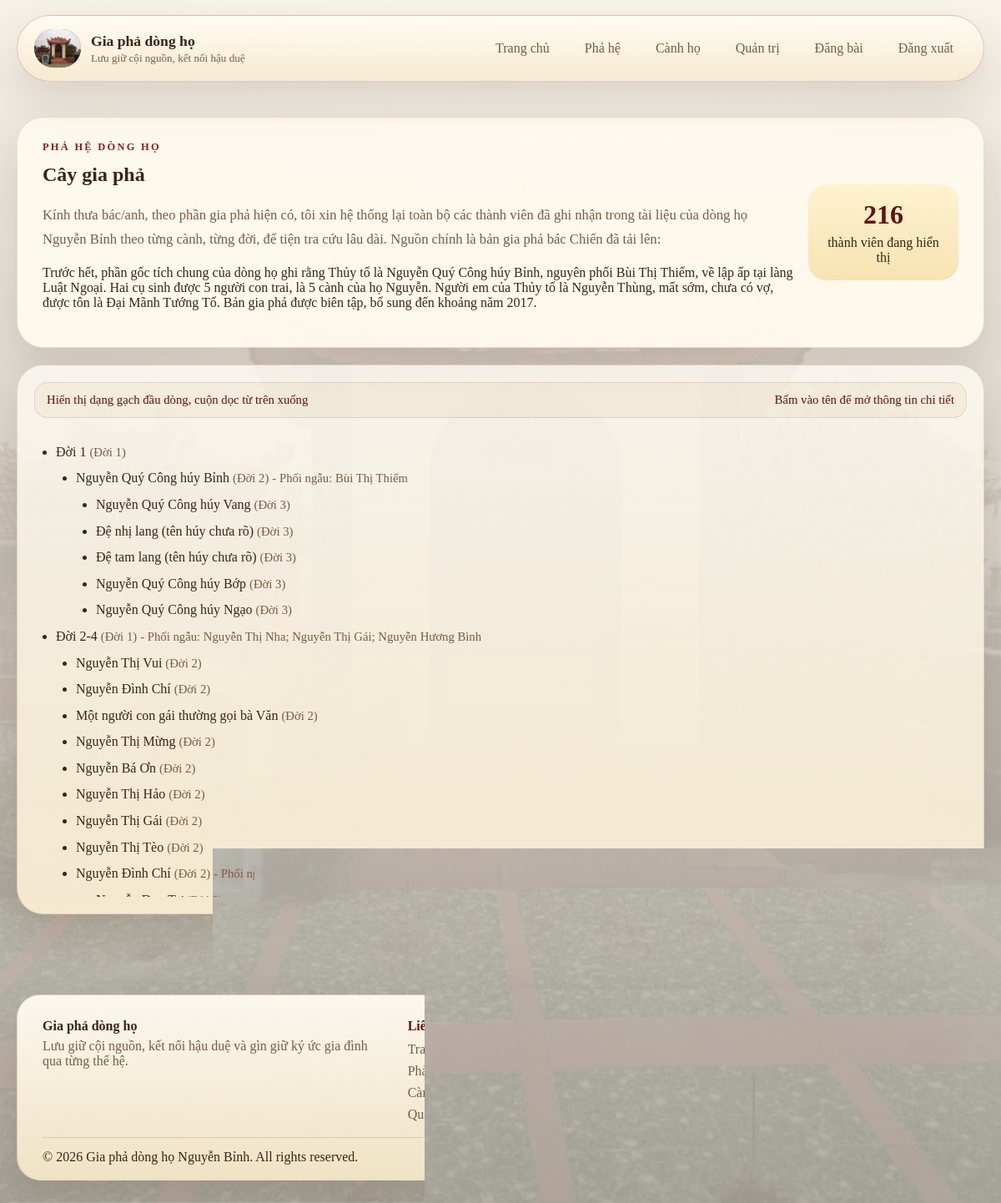
Page /family-tree/ (signed in) on the committed database.
### genealogy/models.py (models this page shows, shortened)
class FamilyMember(models.Model):
    class Gender(models.TextChoices):
        MALE = 'male', 'Nam'
        FEMALE = 'female', 'Nữ'
        OTHER = 'other', 'Khác'
    full_name = models.CharField('Họ và tên', max_length=150)
    parent = models.ForeignKey(
        'self',
        verbose_name='Thành viên đời trước',
        related_name='children',
        on_delete=models.SET_NULL,
        null=True,
        blank=True,
    )
    spouse_name = models.CharField('Tên vợ/chồng', max_length=150, blank=True)
    father_name = models.CharField('Tên cha', max_length=150, blank=True)
    mother_name = models.CharField('Tên mẹ', max_length=150, blank=True)
    gender = models.CharField(
        'Giới tính',
        max_length=10,
        choices=Gender.choices,
        default=Gender.OTHER,
    )
    generation = models.PositiveIntegerField('Đời thứ', default=1)
    birth_year = models.PositiveIntegerField('Năm sinh', null=True, blank=True)
    death_year = models.PositiveIntegerField('Năm mất', null=True, blank=True)
    hometown = models.CharField('Quê quán', max_length=150, blank=True)
    occupation = models.CharField('Nghề nghiệp', max_length=150, blank=True)
    achievements = models.TextField('Công danh', blank=True)
    education = models.CharField('Trình độ', max_length=150, blank=True)
    biography = models.TextField('Tiểu sử ngắn', blank=True)
    notes = models.TextField('Ghi chú', blank=True)
    is_highlighted = models.BooleanField('Nổi bật ở trang giới thiệu', default=False)
    created_at = models.DateTimeField(auto_now_add=True)
    updated_at = models.DateTimeField(auto_now=True)
    class Meta:
        verbose_name = 'Thành viên gia phả'
        verbose_name_plural = 'Thành viên gia phả'
        ordering = ['generation', 'full_name']
    @property
    def lifespan(self):
        if self.birth_year and self.death_year:
            return f'{self.birth_year} - {self.death_year}'
        if self.birth_year:
            return f'Sinh năm {self.birth_year}'
        return 'Chưa cập nhật năm sinh'

### genealogy/views.py (the view)
# urls.py: path('family-tree/', views.family_tree, name='family_tree'),
def family_tree(request):
    members = list(FamilyMember.objects.select_related('parent'))
    nodes_by_parent = {}
    roots = []
    for member in members:
        nodes_by_parent.setdefault(member.parent_id, []).append(member)
    for children in nodes_by_parent.values():
        children.sort(key=lambda m: (m.birth_year or 9999, m.id))
    for member in members:
        if member.parent_id is None:
            roots.append(build_tree(nodes_by_parent, member))
    roots.sort(key=lambda node: (node['member'].birth_year or 9999, node['member'].id))
    context = {
        'tree': roots,
        'member_count': len(members),
    }
    return render(request, 'genealogy/family_tree.html', context)

### genealogy/views.py (called while the page is built)
def build_tree(nodes_by_parent, member):
    return {
        'member': member,
        'children': [build_tree(nodes_by_parent, child) for child in nodes_by_parent.get(member.id, [])],
    }

### templates/genealogy/family_tree.html (shortened to what this page needs)
{% extends 'base.html' %}
{% block content %}
<section class="section">
    <div class="container">
        <div class="tree-header-card">
            <div>
                <p class="eyebrow">Phả hệ dòng họ</p>
                <h1>Cây gia phả</h1>
                <p class="lead">Kính thưa bác/anh, theo phần gia phả hiện có, tôi xin hệ thống lại toàn bộ các thành viên đã ghi nhận trong tài liệu của dòng họ Nguyễn Bỉnh
                     theo từng cành, từng đời, để tiện tra cứu lâu dài. Nguồn chính là bản gia phả bác Chiến đã tải lên:</p>
                <p>
                Trước hết, phần gốc tích chung của dòng họ ghi rằng Thủy tổ là Nguyễn Quý Công húy Bỉnh, nguyên phối Bùi Thị Thiểm,
                về lập ấp tại làng Luật Ngoại. Hai cụ sinh được 5 người con trai, là 5 cành của họ Nguyễn. Người em của Thủy tổ là Nguyễn Thùng,
                mất sớm, chưa có vợ, được tôn là Đại Mãnh Tướng Tổ. Bản gia phả được biên tập, bổ sung đến khoảng năm 2017.
                </p>
            </div>
            <div class="tree-tip">
                <strong>{{ member_count }}</strong>
                <span>thành viên đang hiển thị</span>
            </div>
        </div>
        {% if tree %}
            <div class="tree-board">
                <div class="tree-guide">
                    <span>Hiển thị dạng gạch đầu dòng, cuộn dọc từ trên xuống</span>
                    <span>Bấm vào tên để mở thông tin chi tiết</span>
                </div>
                <div class="bullet-tree-wrapper">
                    <ul class="bullet-tree-list">
                        {% for node in tree %}
                            {% include 'genealogy/partials/tree_node_bullet.html' with node=node %}
                        {% endfor %}
                    </ul>
                </div>
            </div>
        {% else %}
            <div class="member-card empty-state">
                <h2>Chưa có dữ liệu gia phả</h2>
                <p>Vui lòng vào trang quản trị để thêm thành viên và xây dựng cây phả hệ đầu tiên.</p>
                <a class="button primary" href="{% url 'manage_members' %}">Mở trang quản trị</a>
            </div>
        {% endif %}
    </div>
</section>
{% endblock %}

### templates/genealogy/partials/tree_node_bullet.html
<li class="bullet-tree-item">
    <button
        class="member-line-button"
        type="button"
        data-member-id="{{ node.member.id }}"
        data-member-name="{{ node.member.full_name }}"
        data-member-generation="Đời thứ {{ node.member.generation }}"
        data-member-years="{{ node.member.lifespan }}"
        data-member-hometown="{% if node.member.hometown %}Quê quán: {{ node.member.hometown }}{% else %}Quê quán: Chưa cập nhật{% endif %}"
        data-member-spouse="{% if node.member.spouse_name %}Phối ngẫu: {{ node.member.spouse_name }}{% else %}Phối ngẫu: Chưa cập nhật{% endif %}"
        data-member-bio="{% if node.member.biography %}{{ node.member.biography }}{% else %}Chưa có mô tả chi tiết.{% endif %}"
    >
        {{ node.member.full_name }}
        <span class="member-line-meta">(Đời {{ node.member.generation }})</span>
        {% if node.member.spouse_name %}
            <span class="member-line-meta">- Phối ngẫu: {{ node.member.spouse_name }}</span>
        {% endif %}
    </button>
    {% if node.children %}
        <ul class="bullet-tree-list">
            {% for node in node.children %}
                {% include 'genealogy/partials/tree_node_bullet.html' with node=node %}
            {% endfor %}
        </ul>
    {% endif %}
</li>

### static/css/site.css (style rules this page uses)
:root { --bg: #efe1c2; --paper: rgba(255, 250, 239, 0.94); --paper-strong: #fff7e4; --paper-soft: #f4ead2; --ink: #3c2415; --muted: #7c5b43; --line: rgba(141, 93, 54, 0.26); --accent: #8f1d14; --accent-strong: #62120c; --accent-soft: rgba(185, 57, 34, 0.1); --gold: #b8892d; --danger: #8a2f24; --shadow: 0 22px 50px rgba(82, 42, 17, 0.14); --radius-xl: 32px; --radius-lg: 24px; --radius-md: 18px; }
* { box-sizing: border-box; }
html { scroll-behavior: smooth; }
body { margin: 0; color: var(--ink); font-family: "Times New Roman", Georgia, serif; background: linear-gradient(rgba(248, 243, 232, 0.88), rgba(165, 161, 154, 0.88)), url("/static/images/bg.jpg") center/cover no-repeat fixed; position: relative; }
body::before { content: ""; position: fixed; inset: 0; background: rgba(255, 248, 235, 0.06); pointer-events: none; z-index: 0; }
button, input, select, textarea { font: inherit; }
.container { width: min(1160px, calc(100% - 32px)); margin: 0 auto; }
.hero-section, .section { padding: 42px 0 24px; }
.hero-copy, .hero-panel, .tree-header-card, .tree-board, .manage-header-card, .feature-card, .member-card, .table-card, .form-card, .member-modal__dialog { background: var(--paper); border: 1px solid rgba(143, 29, 20, 0.14); box-shadow: var(--shadow); }
.panel-label, .eyebrow { margin: 0 0 12px; font-size: 0.78rem; font-weight: 700; letter-spacing: 0.18em; text-transform: uppercase; color: var(--accent); }
h1, h2, h3, p { margin-top: 0; }
.lead, .section-note { color: var(--muted); font-size: 1.04rem; line-height: 1.75; }
.tree-header-card, .manage-header-card { display: flex; align-items: center; justify-content: space-between; gap: 18px; padding: 28px 30px; border-radius: var(--radius-xl); margin-bottom: 20px; }
.tree-tip { display: grid; gap: 6px; min-width: 180px; padding: 18px; border-radius: 22px; background: linear-gradient(180deg, rgba(255, 241, 205, 0.92), rgba(246, 224, 171, 0.9)); text-align: center; }
.tree-tip strong { font-size: 2rem; color: var(--accent-strong); }
.tree-board { padding: 20px; border-radius: var(--radius-xl); background: linear-gradient(180deg, rgba(255, 252, 245, 0.78), rgba(247, 235, 208, 0.96)); }
.tree-guide { display: flex; align-items: center; justify-content: space-between; gap: 12px; margin-bottom: 14px; padding: 12px 14px; border: 1px solid rgba(143, 29, 20, 0.12); border-radius: 16px; background: rgba(184, 137, 45, 0.08); color: var(--accent-strong); font-size: 0.92rem; }
.bullet-tree-wrapper { max-height: 70vh; overflow-y: auto; overflow-x: hidden; padding: 8px 2px; }
.bullet-tree-list { margin: 0; padding-left: 24px; list-style: disc; }
.bullet-tree-item { margin: 6px 0; }
.member-line-button { border: none; background: transparent; color: var(--ink); cursor: pointer; font: inherit; text-align: left; padding: 0; line-height: 1.6; }
.member-line-meta { color: var(--muted); font-size: 0.92rem; }

### rows in the picture
FamilyMember: member.full_name "Đời 1", member.generation "1"
FamilyMember: member.full_name "Nguyễn Quý Công húy Bỉnh", member.generation "2", member.spouse_name "Bùi Thị Thiểm"
FamilyMember: member.full_name "Nguyễn Quý Công húy Vang", member.generation "3"
FamilyMember: member.full_name "Đệ nhị lang (tên húy chưa rõ)", member.generation "3"
FamilyMember: member.full_name "Đệ tam lang (tên húy chưa rõ)", member.generation "3"
FamilyMember: member.full_name "Nguyễn Quý Công húy Bớp", member.generation "3"
FamilyMember: member.full_name "Nguyễn Quý Công húy Ngạo", member.generation "3"
FamilyMember: member.full_name "Đời 2-4", member.generation "1", member.spouse_name "Nguyễn Thị Nha; Nguyễn Thị Gái; Nguyễn Hương Bình"
FamilyMember: member.full_name "Nguyễn Thị Vui", member.generation "2"
FamilyMember: member.full_name "Nguyễn Đình Chí", member.generation "2"
FamilyMember: member.full_name "Một người con gái thường gọi bà Văn", member.generation "2"
FamilyMember: member.full_name "Nguyễn Thị Mừng", member.generation "2"
FamilyMember: member.full_name "Nguyễn Bá Ơn", member.generation "2"
FamilyMember: member.full_name "Nguyễn Thị Hảo", member.generation "2"
FamilyMember: member.full_name "Nguyễn Thị Gái", member.generation "2"
FamilyMember: member.full_name "Nguyễn Thị Tèo", member.generation "2"
FamilyMember: member.full_name "Nguyễn Đình Chí", member.generation "2"

### other values in the picture
{{ member_count }} "216"
